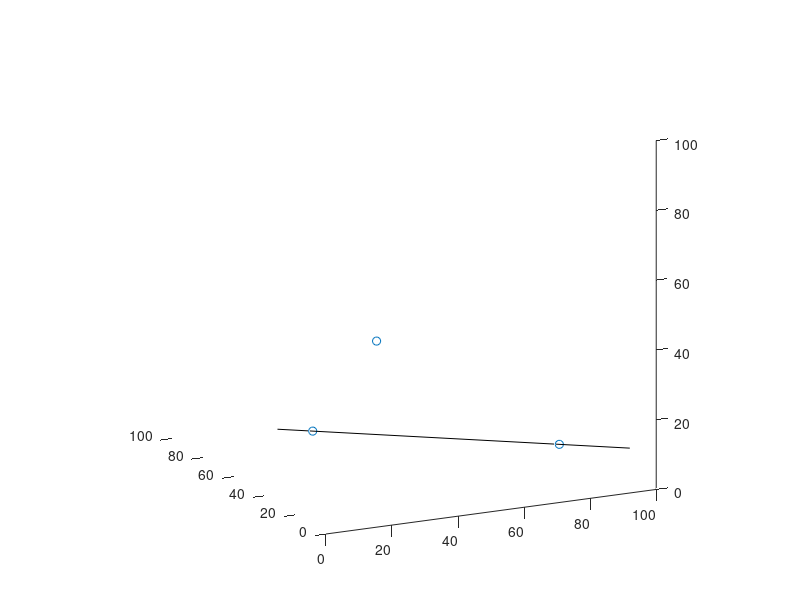

The MATLAB source for this figure: (Note: this script raises an error after producing the figure.)
function demoGeom3d(varargin)
%DEMOGEOM3D Demo of geom3d basic processing
%   
%   Usage:
%   demoGeom3d
%
%   This demo demonstrates some usage example of the geom3d library. 
%   In particular, it shows how to:
%   - create shapes like points, edges, lines and plane
%   - draw these shape on current figure
%   - compute intersections of lines and planes
%   - compute lines perpendicular to a plane
%
%   See also
%
%
% ------
% Author: David Legland
% e-mail: david.legland@grignon.inra.fr
% Created: 2009-06-22,    using Matlab 7.7.0.471 (R2008b)
% Copyright 2009 INRA - Cepia Software Platform.


%% Create points and lines

% create some points: points are simply represented by a row vector of 3
% elements.
p1 = [10 20 30];
p2 = [80 10 20];
p3 = [20 50 10];

% points can be grouped into arrays to represent point sets
points = [p1;p2;p3];

% create a 3D line through 2 points
line12 = createLine3d(p1, p2);

% an edge is represented by concatenating its vertices
edge13 = [p1 p3];

% prepare a figure for drawing
figure(1); clf; hold on;
axis equal;
axis([0 100 0 100 0 100]);
set(gcf, 'renderer', 'opengl');
set(gca, 'CameraPosition', [400 -200 800]);

% draw all points
drawPoint3d(points);

% draw the line, with some drawing options (clipping is automatic).
drawLine3d(line12, 'color', 'k');

% % draw an edge, using a thick stroke and a different color
% drawEdge(edge13, 'color', 'r', 'linewidth', 2);


%% Create planes

% create a plane from 3 points
plane = createPlane(p1, p2, p3);

% draw the plane. Clipping is automatically performed.
drawPlane3d(plane);

% create a line from a point and a direction vector
p0 = [60 60 60];
n0 = [-10 1 10];
plane0 = createPlane(p0, n0);

% draw the plane, changing its color
drawPlane3d(plane0, 'g');


%% Compute intersections

% compute intersection between 2 planes
line = intersectPlanes(plane0, plane);
drawLine3d(line, 'lineWidth', 2);

% compute intersection between a plane and a line
inter = intersectLinePlane(line12, plane0);
drawPoint3d(inter, 'marker', '+', 'markerSize', 10, 'linewidth', 3);

% create a line perpendicular to a plane
normal = planeNormal(plane);
perpLine = [80 60 40 normal];
drawLine3d(perpLine);

% compute intersection of line with plane
inter2 = intersectLinePlane(perpLine, plane);
drawPoint3d(inter2);

